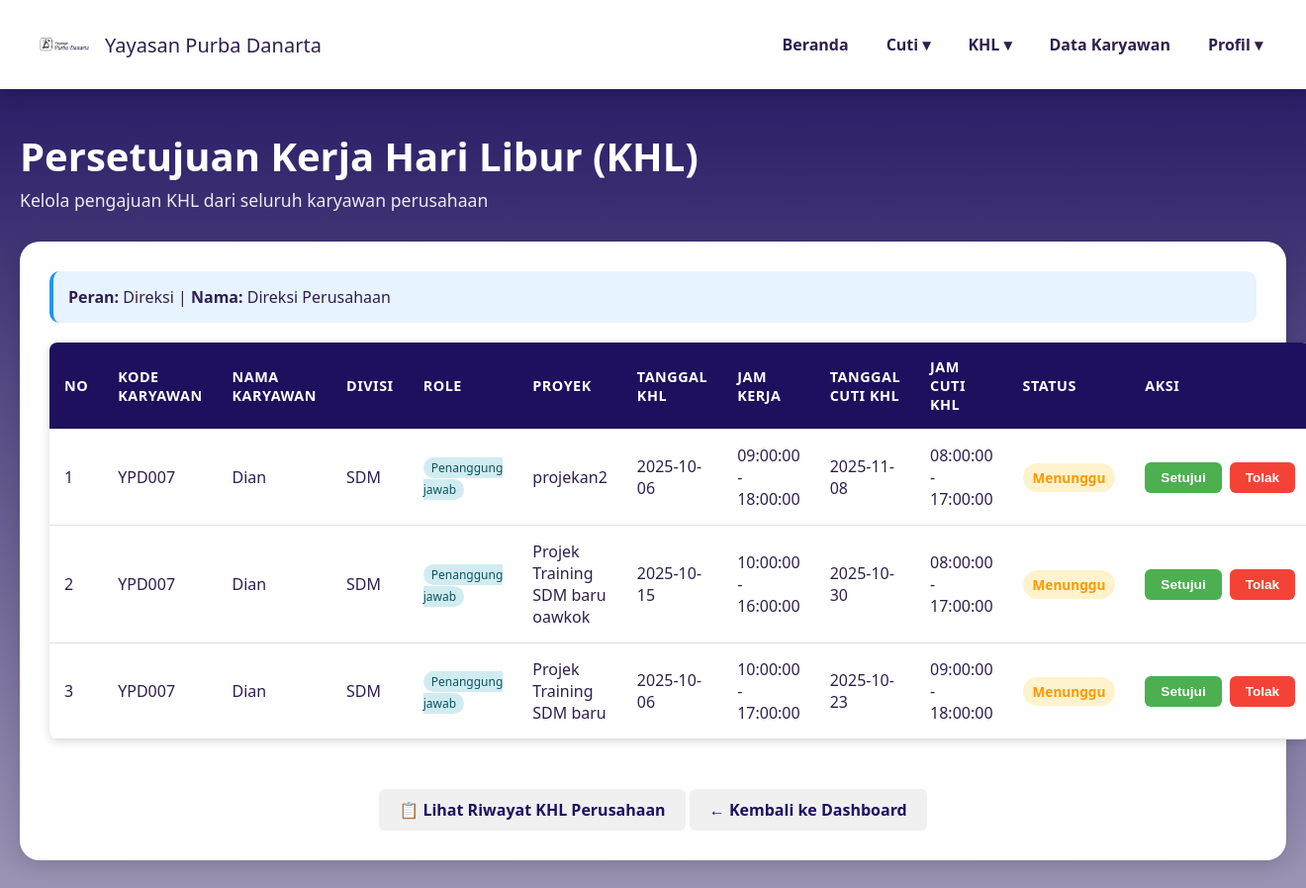
Page /persetujuan_khl_direktur.php on the earlier database version.
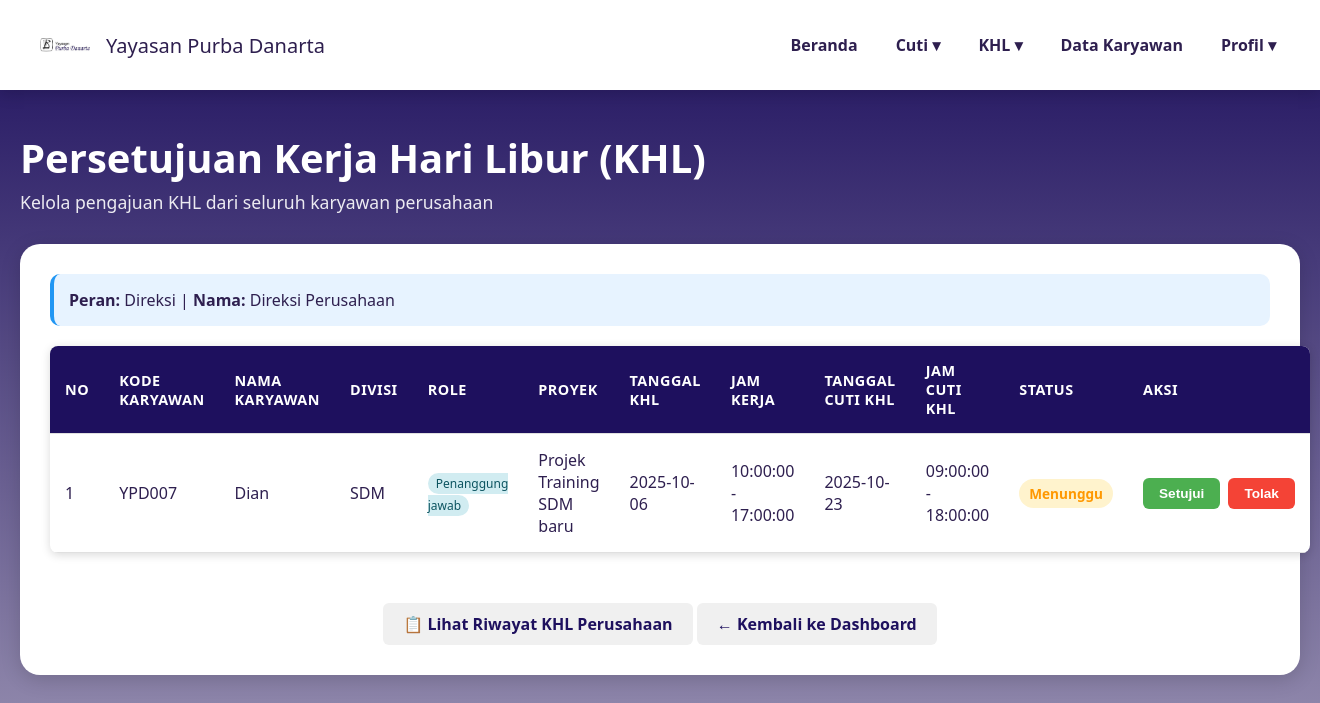
Same page on the later database version.
### tables this page shows
CREATE TABLE `data_pengajuan_khl` (
  `id_khl` int(11) NOT NULL,
  `kode_karyawan` varchar(20) NOT NULL,
  `divisi` varchar(50) NOT NULL,
  `jabatan` varchar(50) NOT NULL,
  `role` enum('karyawan','direktur','admin','penanggung jawab') NOT NULL DEFAULT 'karyawan',
  `proyek` varchar(100) NOT NULL,
  `tanggal_khl` date NOT NULL,
  `jam_mulai_kerja` time NOT NULL,
  `jam_akhir_kerja` time NOT NULL,
  `tanggal_cuti_khl` date NOT NULL,
  `jam_mulai_cuti_khl` time NOT NULL,
  `jam_akhir_cuti_khl` time NOT NULL,
  `status_khl` enum('pending','disetujui','ditolak') DEFAULT 'pending',
  `alasan_penolakan` text DEFAULT NULL,
  `created_at` timestamp NOT NULL DEFAULT current_timestamp()
);

CREATE TABLE `data_karyawan` (
  `id_karyawan` int(11) NOT NULL,
  `kode_karyawan` varchar(20) NOT NULL,
  `nama_lengkap` varchar(100) NOT NULL,
  `email` varchar(100) NOT NULL,
  `password` varchar(255) NOT NULL,
  `jabatan` varchar(50) NOT NULL,
  `divisi` varchar(50) NOT NULL,
  `role` enum('karyawan','direktur','admin','penanggung jawab') NOT NULL DEFAULT 'karyawan',
  `no_telp` varchar(20) DEFAULT NULL,
  `sisa_cuti_tahunan` int(3) DEFAULT 12,
  `sisa_cuti_lustrum` int(3) DEFAULT 5,
  `status_aktif` enum('aktif','non_aktif') NOT NULL DEFAULT 'aktif',
  `created_at` timestamp NOT NULL DEFAULT current_timestamp()
);

### persetujuan_khl_direktur.php (the view, shortened to what this page needs)
<?php
require 'config.php';
$user = $_SESSION['user'];
$nama_direksi = $user['nama_lengkap'];
$query = "SELECT dpk.*, dk.nama_lengkap, dk.divisi, dk.role
          FROM data_pengajuan_khl dpk
          JOIN data_karyawan dk ON dpk.kode_karyawan = dk.kode_karyawan
          WHERE dpk.status_khl = 'pending'
          ORDER BY dpk.created_at DESC";
$stmt = $conn->prepare($query);
$stmt->execute();
$result = $stmt->get_result();
?>
<!DOCTYPE html>
<html lang="id">
<head>
</head>
<body>
<header>
    <div class="logo"><img src="image/namayayasan.png" alt="Logo"><span>Yayasan Purba Danarta</span></div>
    <nav>
        <ul>
            <li><a href="dashboard_direksi.php">Beranda</a></li>
            <li><a href="#">Cuti ▾</a>
            </li>
            <li><a href="#">KHL ▾</a>
            </li>
            <li><a href="data_karyawan_direksi.php">Data Karyawan</a></li>
            <li><a href="#">Profil ▾</a>
            </li>
        </ul>
    </nav>
</header>
<main>
    <div class="heading-section">
        <h1>Persetujuan Kerja Hari Libur (KHL)</h1>
        <p>Kelola pengajuan KHL dari seluruh karyawan perusahaan</p>
    </div>
    <div class="container">
        <div class="info-divisi">
            <strong>Peran:</strong> Direksi |
            <strong>Nama:</strong> <?php echo htmlspecialchars($nama_direksi); ?>
        </div>
        <?php if ($result->num_rows > 0): ?>
            <table>
                <thead>
                    <tr>
                        <th>No</th>
                        <th>Kode Karyawan</th>
                        <th>Nama Karyawan</th>
                        <th>Divisi</th>
                        <th>Role</th>
                        <th>Proyek</th>
                        <th>Tanggal KHL</th>
                        <th>Jam Kerja</th>
                        <th>Tanggal Cuti KHL</th>
                        <th>Jam Cuti KHL</th>
                        <th>Status</th>
                        <th>Aksi</th>
                    </tr>
                </thead>
                <tbody>
                    <?php $no = 1; ?>
                    <?php while ($row = $result->fetch_assoc()): ?>
                        <tr>
                            <td><?php echo $no++; ?></td>
                            <td><?php echo htmlspecialchars($row['kode_karyawan']); ?></td>
                            <td><?php echo htmlspecialchars($row['nama_lengkap']); ?></td>
                            <td><?php echo htmlspecialchars($row['divisi']); ?></td>
                            <td>
                                <span class="role-badge role-<?php echo str_replace(' ', '-', $row['role']); ?>">
                                    <?php echo htmlspecialchars(ucfirst($row['role'])); ?>
                                </span>
                            </td>
                            <td><?php echo htmlspecialchars($row['proyek']); ?></td>
                            <td><?php echo htmlspecialchars($row['tanggal_khl']); ?></td>
                            <td><?php echo htmlspecialchars($row['jam_mulai_kerja'] . ' - ' . $row['jam_akhir_kerja']); ?></td>
                            <td><?php echo htmlspecialchars($row['tanggal_cuti_khl']); ?></td>
                            <td><?php echo htmlspecialchars($row['jam_mulai_cuti_khl'] . ' - ' . $row['jam_akhir_cuti_khl']); ?></td>
                            <td>
                                <span class="status-pending">Menunggu</span>
                            </td>
                            <td>
                                <div class="action-buttons">
                                    <form method="POST" style="display: inline;">
                                        <button type="submit" class="btn btn-approve" onclick="return confirm('Setujui KHL ini?')">Setujui</button>
                                    </form>
                                    <button type="button" class="btn btn-reject" onclick="openRejectModal(<?php echo $row['id_khl']; ?>)">Tolak</button>
                                </div>
                            </td>
                        </tr>
                    <?php endwhile; ?>
                </tbody>
            </table>
        <?php endif; ?>
        <div style="text-align: center; margin-top: 30px;">
            <a href="riwayat_khl_direktur.php" class="back-link">📋 Lihat Riwayat KHL Perusahaan</a>
            <a href="dashboard_direksi.php" class="back-link">← Kembali ke Dashboard</a>
        </div>
    </div>
</main>
</body>
</html>

### persetujuan_khl_direktur.php (style rules this page uses)
:root { --primary-color: #1E105E; --secondary-color: #8897AE; --accent-color: #4a3f81; --card-bg: #FFFFFF; --text-color-light: #fff; --text-color-dark: #2e1f4f; --shadow-light: rgba(0,0,0,0.15); }
body { margin: 0; font-family: 'Segoe UI', sans-serif; background: linear-gradient(180deg, var(--primary-color) 0%, #a29bb8 100%); min-height: 100vh; color: var(--text-color-light); padding-bottom: 40px; }
header { background: var(--card-bg); padding: 20px 40px; display: flex; justify-content: space-between; align-items: center; box-shadow: 0 4px 15px var(--shadow-light); }
.logo { display: flex; align-items: center; gap: 16px; font-weight: 500; font-size: 20px; color: var(--text-color-dark); }
.logo img { width: 50px; height: 50px; object-fit: contain; border-radius: 50%; }
nav ul { list-style: none; margin: 0; padding: 0; display: flex; gap: 30px; }
nav li { position: relative; }
nav a { text-decoration: none; color: var(--text-color-dark); font-weight: 600; padding: 8px 4px; display: block; }
main { max-width: 1400px; margin: 40px auto; padding: 0 20px; }
.heading-section h1 { font-size: 2.5rem; margin: 0; color: #fff; }
.heading-section p { font-size: 1.1rem; margin-top: 5px; opacity: 0.9; margin-bottom: 30px; color: #fff; }
.container { background: var(--card-bg); color: var(--text-color-dark); border-radius: 20px; padding: 30px; box-shadow: 0 5px 20px var(--shadow-light); margin-top: 20px; }
table { width: 100%; border-collapse: collapse; margin-top: 20px; background: white; border-radius: 8px; overflow: hidden; box-shadow: 0 2px 10px var(--shadow-light); }
th, td { padding: 15px; text-align: left; border-bottom: 1px solid #e0e0e0; }
th { background-color: var(--primary-color); color: white; font-weight: 600; text-transform: uppercase; font-size: 0.9rem; letter-spacing: 0.5px; }
.status-pending { color: #ff9800; font-weight: bold; background-color: #fff3cd; padding: 5px 10px; border-radius: 15px; font-size: 0.85rem; }
.action-buttons { display: flex; gap: 8px; }
.btn { padding: 8px 16px; border: none; border-radius: 6px; cursor: pointer; text-decoration: none; font-size: 0.85rem; font-weight: 600; transition: all 0.3s ease; }
.btn-approve { background-color: #4caf50; color: white; }
.btn-reject { background-color: #f44336; color: white; }
.info-divisi { background-color: #e7f3ff; padding: 15px; border-radius: 10px; margin-bottom: 20px; border-left: 4px solid #2196F3; color: var(--text-color-dark); }
.back-link { display: inline-block; margin-top: 20px; color: var(--primary-color); text-decoration: none; font-weight: 600; padding: 10px 20px; background: #f0f0f0; border-radius: 6px; transition: all 0.3s ease; }
.role-badge { background: #e9ecef; color: #495057; padding: 2px 8px; border-radius: 12px; font-size: 0.75rem; font-weight: 500; }
.role-penanggung-jawab { background: #d1ecf1; color: #0c5460; }

Differences in the rows shown:
no longer on this page (row edited): data_pengajuan_khl: kode_karyawan "YPD007", data_karyawan.nama_lengkap "Dian", data_karyawan.divisi "SDM", data_karyawan.role "Penanggung jawab", proyek "projekan2", tanggal_khl "2025-10-06", jam_mulai_kerja+jam_akhir_kerja "09:00:00 - 18:00:00", tanggal_cuti_khl "2025-11-08", jam_mulai_cuti_khl+jam_akhir_cuti_khl "08:00:00 - 17:00:00"
no longer on this page (row edited): data_pengajuan_khl: kode_karyawan "YPD007", data_karyawan.nama_lengkap "Dian", data_karyawan.divisi "SDM", data_karyawan.role "Penanggung jawab", proyek "Projek Training SDM baru oawkok", tanggal_khl "2025-10-15", jam_mulai_kerja+jam_akhir_kerja "10:00:00 - 16:00:00", tanggal_cuti_khl "2025-10-30", jam_mulai_cuti_khl+jam_akhir_cuti_khl "08:00:00 - 17:00:00"
